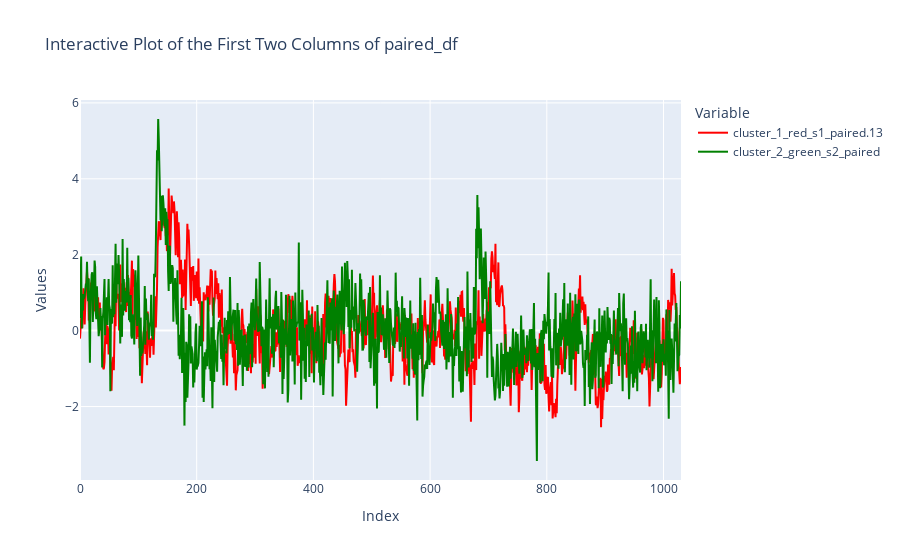
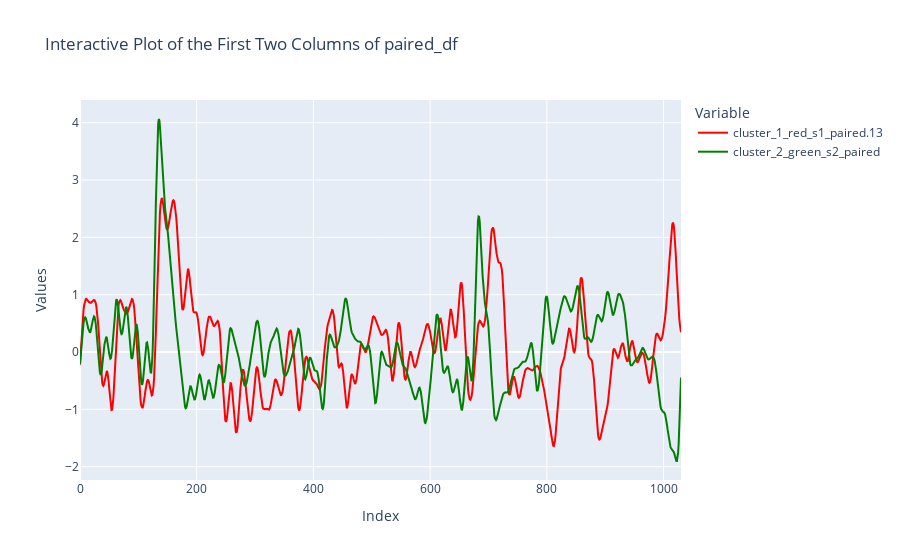

The code cell stored with these charts, in order, in its notebook:
### Code cell
test = get_column_pair(paired_df,13)
plot_pair(test)
test = apply_butterworth_bandpass_filter(test,test.columns,0.1,5,80)
#test = filter_wavelets(test)
#results = analyze_time_series_low_correlation(test)
plot_pair(test)
#results

### Figure 1 — Plotly figure (JSON) as saved in the notebook; plotly's stock layout.template omitted (floating-point values rounded to 4 significant figures; data arrays with more than 128 entries replaced by an {"elided": "..."} marker saying what was removed)
{"data": [{"line": {"color": "red"}, "mode": "lines", "name": "cluster_1_red_s1_paired.13", "type": "scatter", "x": {"elided": "1031 int values"}, "y": {"elided": "1031 float values"}}, {"line": {"color": "green"}, "mode": "lines", "name": "cluster_2_green_s2_paired", "type": "scatter", "x": {"elided": "1031 int values"}, "y": {"elided": "1031 float values"}}], "layout": {"dragmode": "zoom", "legend": {"title": {"text": "Variable"}}, "title": {"text": "Interactive Plot of the First Two Columns of paired_df"}, "xaxis": {"title": {"text": "Index"}}, "yaxis": {"title": {"text": "Values"}}}}

### Figure 2 — Plotly figure (JSON) as saved in the notebook; plotly's stock layout.template omitted (floating-point values rounded to 4 significant figures; data arrays with more than 128 entries replaced by an {"elided": "..."} marker saying what was removed)
{"data": [{"line": {"color": "red"}, "mode": "lines", "name": "cluster_1_red_s1_paired.13", "type": "scatter", "x": {"elided": "1031 int values"}, "y": {"elided": "1031 float values"}}, {"line": {"color": "green"}, "mode": "lines", "name": "cluster_2_green_s2_paired", "type": "scatter", "x": {"elided": "1031 int values"}, "y": {"elided": "1031 float values"}}], "layout": {"dragmode": "zoom", "legend": {"title": {"text": "Variable"}}, "title": {"text": "Interactive Plot of the First Two Columns of paired_df"}, "xaxis": {"title": {"text": "Index"}}, "yaxis": {"title": {"text": "Values"}}}}
